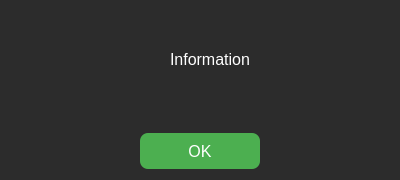
<?xml version="1.0" encoding="UTF-8"?>
<ui version="4.0">
 <class>InfoDialog</class>
 <widget class="QDialog" name="InfoDialog">
  <property name="windowModality">
   <enum>Qt::WindowModality::WindowModal</enum>
  </property>
  <property name="geometry">
   <rect>
    <x>0</x>
    <y>0</y>
    <width>400</width>
    <height>180</height>
   </rect>
  </property>
  <property name="windowTitle">
   <string>Dialog</string>
  </property>
  <property name="styleSheet">
   <string notr="true">background-color:#2C2C2C;
color:white;
border-radius:8px;</string>
  </property>
  <property name="modal">
   <bool>true</bool>
  </property>
  <layout class="QVBoxLayout" name="verticalLayout">
   <property name="spacing">
    <number>25</number>
   </property>
   <item>
    <layout class="QHBoxLayout" name="horizontalLayout">
     <property name="spacing">
      <number>10</number>
     </property>
     <item>
      <spacer name="horizontalSpacer_3">
       <property name="orientation">
        <enum>Qt::Orientation::Horizontal</enum>
       </property>
       <property name="sizeHint" stdset="0">
        <size>
         <width>40</width>
         <height>20</height>
        </size>
       </property>
      </spacer>
     </item>
     <item>
      <widget class="QLabel" name="label">
       <property name="sizePolicy">
        <sizepolicy hsizetype="Preferred" vsizetype="Preferred">
         <horstretch>0</horstretch>
         <verstretch>0</verstretch>
        </sizepolicy>
       </property>
       <property name="minimumSize">
        <size>
         <width>40</width>
         <height>25</height>
        </size>
       </property>
       <property name="maximumSize">
        <size>
         <width>44</width>
         <height>40</height>
        </size>
       </property>
       <property name="text">
        <string/>
       </property>
       <property name="pixmap">
        <pixmap>../app/icons/warn.png</pixmap>
       </property>
       <property name="scaledContents">
        <bool>true</bool>
       </property>
       <property name="alignment">
        <set>Qt::AlignmentFlag::AlignCenter</set>
       </property>
      </widget>
     </item>
     <item>
      <widget class="QLabel" name="lbl_message">
       <property name="sizePolicy">
        <sizepolicy hsizetype="Expanding" vsizetype="Preferred">
         <horstretch>0</horstretch>
         <verstretch>0</verstretch>
        </sizepolicy>
       </property>
       <property name="minimumSize">
        <size>
         <width>0</width>
         <height>0</height>
        </size>
       </property>
       <property name="maximumSize">
        <size>
         <width>16777215</width>
         <height>16777215</height>
        </size>
       </property>
       <property name="font">
        <font>
         <pointsize>12</pointsize>
         <stylestrategy>PreferAntialias</stylestrategy>
        </font>
       </property>
       <property name="text">
        <string>Information</string>
       </property>
       <property name="scaledContents">
        <bool>false</bool>
       </property>
       <property name="alignment">
        <set>Qt::AlignmentFlag::AlignLeading|Qt::AlignmentFlag::AlignLeft|Qt::AlignmentFlag::AlignVCenter</set>
       </property>
      </widget>
     </item>
     <item>
      <spacer name="horizontalSpacer_4">
       <property name="orientation">
        <enum>Qt::Orientation::Horizontal</enum>
       </property>
       <property name="sizeHint" stdset="0">
        <size>
         <width>40</width>
         <height>20</height>
        </size>
       </property>
      </spacer>
     </item>
    </layout>
   </item>
   <item>
    <layout class="QHBoxLayout" name="horizontalLayout_2">
     <property name="spacing">
      <number>6</number>
     </property>
     <item>
      <spacer name="horizontalSpacer_2">
       <property name="orientation">
        <enum>Qt::Orientation::Horizontal</enum>
       </property>
       <property name="sizeType">
        <enum>QSizePolicy::Policy::Maximum</enum>
       </property>
       <property name="sizeHint" stdset="0">
        <size>
         <width>110</width>
         <height>20</height>
        </size>
       </property>
      </spacer>
     </item>
     <item>
      <widget class="QPushButton" name="btn_OK">
       <property name="maximumSize">
        <size>
         <width>120</width>
         <height>36</height>
        </size>
       </property>
       <property name="cursor">
        <cursorShape>ArrowCursor</cursorShape>
       </property>
       <property name="styleSheet">
        <string notr="true">QPushButton{
	background-color: #4caf50;
	border-radius:8px;
	color:white;
	height:38px;
	font-size:16px;
	
}

QPushButton:hover{
	background-color: #4caf20;
	border-radius:8px;
	height:38px;
	font-size:16px;
	
}</string>
       </property>
       <property name="text">
        <string>OK</string>
       </property>
      </widget>
     </item>
     <item>
      <spacer name="horizontalSpacer">
       <property name="orientation">
        <enum>Qt::Orientation::Horizontal</enum>
       </property>
       <property name="sizeType">
        <enum>QSizePolicy::Policy::Maximum</enum>
       </property>
       <property name="sizeHint" stdset="0">
        <size>
         <width>110</width>
         <height>20</height>
        </size>
       </property>
      </spacer>
     </item>
    </layout>
   </item>
  </layout>
 </widget>
 <resources/>
 <connections/>
</ui>
